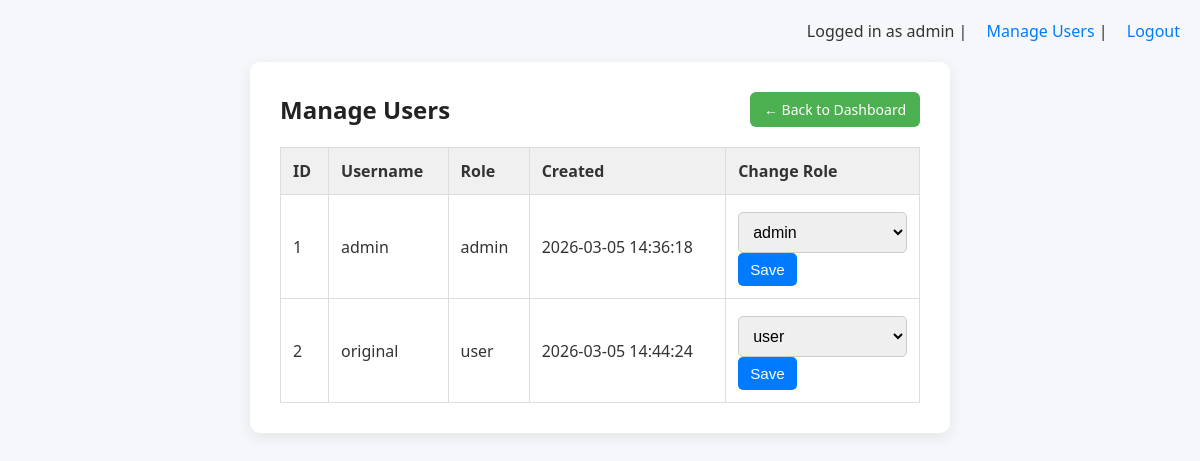
The app's page /admin/users (signed in), older data.
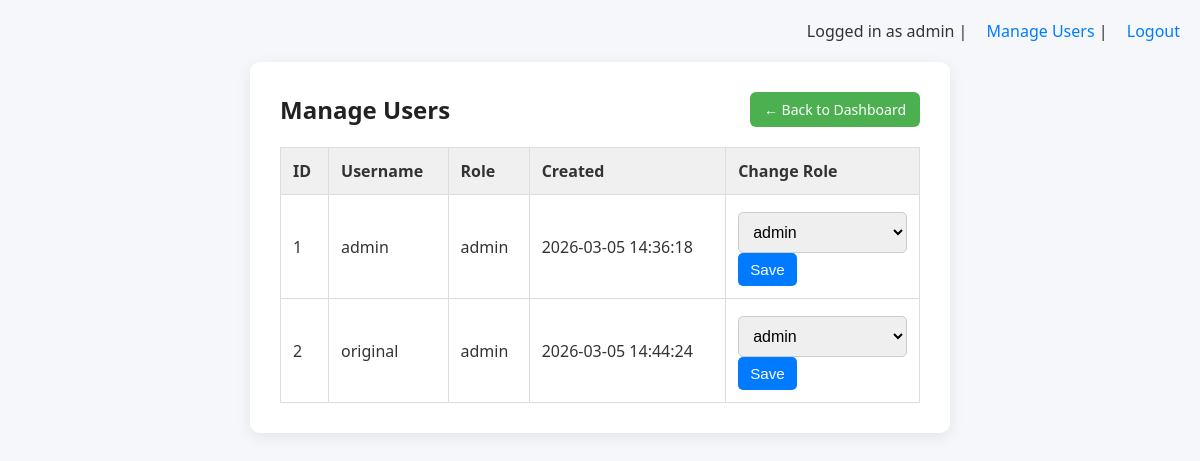
The same page, newer data.
### tables this page shows
CREATE TABLE users (
    id INTEGER PRIMARY KEY AUTOINCREMENT,
    username TEXT NOT NULL UNIQUE,
    password_hash TEXT NOT NULL,
    role TEXT NOT NULL DEFAULT 'user',

    -- Brute-force protection
    failed_attempts INTEGER NOT NULL DEFAULT 0,
    lock_until INTEGER,

    created_at TEXT NOT NULL DEFAULT (datetime('now'))
);

### admin.py (the view)
@bp.route("/users")
@admin_required
def users():
    conn = db.get_connection()
    users = conn.execute("SELECT id, username, role, created_at FROM users ORDER BY id ASC").fetchall()
    conn.close()
    return render_template("admin_users.html", users=users)

### db.py (called while the page is built)
def _db_path() -> str:
    try:
        cfg = current_app.config
        if cfg.get("DATABASE"):
            return str(cfg["DATABASE"])
    except RuntimeError:
        pass
    return os.environ.get("DATABASE_PATH", "data.db")

def get_connection() -> sqlite3.Connection:
    conn = sqlite3.connect(_db_path())
    conn.row_factory = sqlite3.Row
    conn.execute("PRAGMA foreign_keys = ON")
    return conn

### security.py (called while the page is built)
def generate_csrf_token() -> str:
    token = session.get("csrf_token")
    if not token:
        token = secrets.token_urlsafe(32)
        session["csrf_token"] = token
    return token

def validate_csrf() -> None:
    if request.method in {"POST", "PUT", "PATCH", "DELETE"}:
        sent = request.form.get("csrf_token") or request.headers.get("X-CSRF-Token")
        expected = session.get("csrf_token")
        if not expected or not sent or sent != expected:
            abort(403)

### templates/admin_users.html (shortened to what this page needs)
{% extends "base.html" %}
{% block content %}
<div style="display:flex; justify-content:space-between; align-items:center; margin-bottom:20px;">
  <h2 style="margin:0;">Manage Users</h2>
  <a href="/" style="
        text-decoration:none;
        padding:8px 14px;
        background:#4CAF50;
        color:white;
        border-radius:6px;
        font-size:14px;
        font-weight:500;
    ">
    ← Back to Dashboard
  </a>
</div>
<table>
  <tr>
    <th>ID</th>
    <th>Username</th>
    <th>Role</th>
    <th>Created</th>
    <th>Change Role</th>
  </tr>
  {% for u in users %}
  <tr>
    <td>{{ u.id }}</td>
    <td>{{ u.username }}</td>
    <td>{{ u.role }}</td>
    <td>{{ u.created_at }}</td>
    <td>
      <form method="post" action="/admin/users/{{ u.id }}/role" style="display:inline;">
        <select name="role" aria-label="Set role">
          <option value="user" {% if u.role == 'user' %}selected{% endif %}>user</option>
          <option value="admin" {% if u.role == 'admin' %}selected{% endif %}>admin</option>
        </select>
        <button class="button" type="submit">Save</button>
      </form>
    </td>
  </tr>
  {% endfor %}
</table>
{% endblock %}

Row changes from the older to the newer data that the page shows:
changed users "original": role "user" → "admin"
